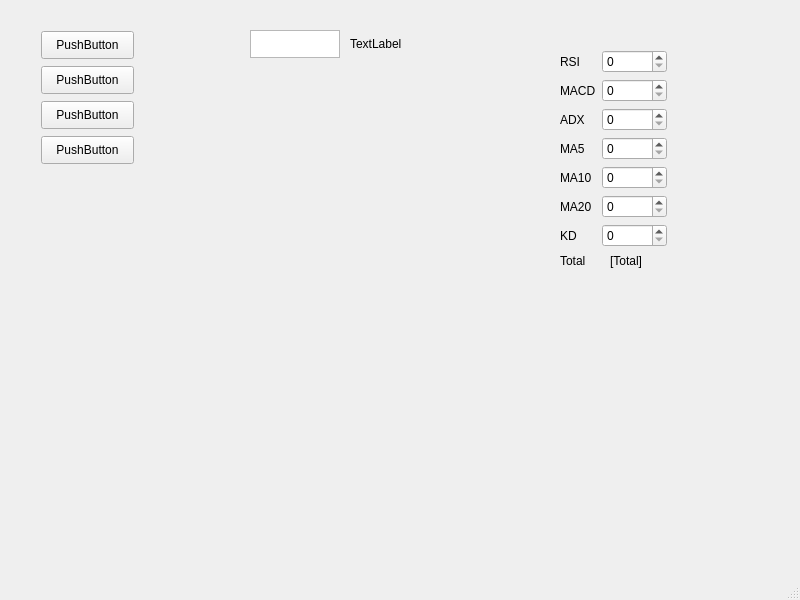
<?xml version="1.0" encoding="UTF-8"?>
<ui version="4.0">
 <class>MainWindow</class>
 <widget class="QMainWindow" name="MainWindow">
  <property name="geometry">
   <rect>
    <x>0</x>
    <y>0</y>
    <width>800</width>
    <height>600</height>
   </rect>
  </property>
  <property name="windowTitle">
   <string>MainWindow</string>
  </property>
  <widget class="QWidget" name="centralwidget">
   <widget class="MplWidget" name="MplWidget" native="true">
    <property name="geometry">
     <rect>
      <x>20</x>
      <y>210</y>
      <width>480</width>
      <height>320</height>
     </rect>
    </property>
    <property name="minimumSize">
     <size>
      <width>480</width>
      <height>320</height>
     </size>
    </property>
   </widget>
   <widget class="QTextEdit" name="symbolEdit">
    <property name="geometry">
     <rect>
      <x>250</x>
      <y>30</y>
      <width>90</width>
      <height>28</height>
     </rect>
    </property>
    <property name="html">
     <string>&lt;!DOCTYPE HTML PUBLIC &quot;-//W3C//DTD HTML 4.0//EN&quot; &quot;http://www.w3.org/TR/REC-html40/strict.dtd&quot;&gt;
&lt;html&gt;&lt;head&gt;&lt;meta name=&quot;qrichtext&quot; content=&quot;1&quot; /&gt;&lt;style type=&quot;text/css&quot;&gt;
p, li { white-space: pre-wrap; }
&lt;/style&gt;&lt;/head&gt;&lt;body style=&quot; font-family:'PMingLiU'; font-size:9pt; font-weight:400; font-style:normal;&quot;&gt;
&lt;p style=&quot;-qt-paragraph-type:empty; margin-top:0px; margin-bottom:0px; margin-left:0px; margin-right:0px; -qt-block-indent:0; text-indent:0px;&quot;&gt;&lt;br /&gt;&lt;/p&gt;&lt;/body&gt;&lt;/html&gt;</string>
    </property>
   </widget>
   <widget class="QLabel" name="label">
    <property name="geometry">
     <rect>
      <x>350</x>
      <y>30</y>
      <width>90</width>
      <height>28</height>
     </rect>
    </property>
    <property name="text">
     <string>TextLabel</string>
    </property>
   </widget>
   <widget class="QLabel" name="label_9">
    <property name="geometry">
     <rect>
      <x>560</x>
      <y>250</y>
      <width>41</width>
      <height>22</height>
     </rect>
    </property>
    <property name="text">
     <string>Total</string>
    </property>
   </widget>
   <widget class="QLabel" name="weight_total">
    <property name="geometry">
     <rect>
      <x>610</x>
      <y>250</y>
      <width>41</width>
      <height>22</height>
     </rect>
    </property>
    <property name="text">
     <string>[Total]</string>
    </property>
   </widget>
   <widget class="QWidget" name="">
    <property name="geometry">
     <rect>
      <x>560</x>
      <y>50</y>
      <width>107</width>
      <height>198</height>
     </rect>
    </property>
    <layout class="QFormLayout" name="formLayout">
     <item row="0" column="0">
      <widget class="QLabel" name="label_2">
       <property name="text">
        <string>RSI</string>
       </property>
      </widget>
     </item>
     <item row="0" column="1">
      <widget class="QSpinBox" name="weight_RSI">
       <property name="alignment">
        <set>Qt::AlignLeading|Qt::AlignLeft|Qt::AlignVCenter</set>
       </property>
      </widget>
     </item>
     <item row="1" column="0">
      <widget class="QLabel" name="label_3">
       <property name="text">
        <string>MACD</string>
       </property>
      </widget>
     </item>
     <item row="1" column="1">
      <widget class="QSpinBox" name="weight_MACD"/>
     </item>
     <item row="2" column="0">
      <widget class="QLabel" name="label_4">
       <property name="text">
        <string>ADX</string>
       </property>
      </widget>
     </item>
     <item row="2" column="1">
      <widget class="QSpinBox" name="weight_ADX"/>
     </item>
     <item row="3" column="1">
      <widget class="QSpinBox" name="weight_MA5"/>
     </item>
     <item row="4" column="0">
      <widget class="QLabel" name="label_6">
       <property name="text">
        <string>MA10</string>
       </property>
      </widget>
     </item>
     <item row="4" column="1">
      <widget class="QSpinBox" name="weight_MA10"/>
     </item>
     <item row="5" column="0">
      <widget class="QLabel" name="label_7">
       <property name="text">
        <string>MA20</string>
       </property>
      </widget>
     </item>
     <item row="5" column="1">
      <widget class="QSpinBox" name="weight_MA20"/>
     </item>
     <item row="6" column="0">
      <widget class="QLabel" name="label_8">
       <property name="text">
        <string>KD</string>
       </property>
      </widget>
     </item>
     <item row="6" column="1">
      <widget class="QSpinBox" name="weight_KD"/>
     </item>
     <item row="3" column="0">
      <widget class="QLabel" name="label_5">
       <property name="text">
        <string>MA5</string>
       </property>
      </widget>
     </item>
    </layout>
   </widget>
   <widget class="QPushButton" name="pushButton">
    <property name="geometry">
     <rect>
      <x>41</x>
      <y>31</y>
      <width>93</width>
      <height>28</height>
     </rect>
    </property>
    <property name="text">
     <string>PushButton</string>
    </property>
   </widget>
   <widget class="QPushButton" name="pushButton_6">
    <property name="geometry">
     <rect>
      <x>41</x>
      <y>66</y>
      <width>93</width>
      <height>28</height>
     </rect>
    </property>
    <property name="text">
     <string>PushButton</string>
    </property>
   </widget>
   <widget class="QPushButton" name="pushButton_5">
    <property name="geometry">
     <rect>
      <x>41</x>
      <y>101</y>
      <width>93</width>
      <height>28</height>
     </rect>
    </property>
    <property name="text">
     <string>PushButton</string>
    </property>
   </widget>
   <widget class="QPushButton" name="pushButton_2">
    <property name="geometry">
     <rect>
      <x>41</x>
      <y>136</y>
      <width>93</width>
      <height>28</height>
     </rect>
    </property>
    <property name="text">
     <string>PushButton</string>
    </property>
   </widget>
  </widget>
  <widget class="QMenuBar" name="menubar">
   <property name="geometry">
    <rect>
     <x>0</x>
     <y>0</y>
     <width>800</width>
     <height>26</height>
    </rect>
   </property>
  </widget>
  <widget class="QStatusBar" name="statusbar"/>
 </widget>
 <customwidgets>
  <customwidget>
   <class>MplWidget</class>
   <extends>QWidget</extends>
   <header>mplwidget.h</header>
   <container>1</container>
  </customwidget>
 </customwidgets>
 <resources/>
 <connections/>
</ui>
